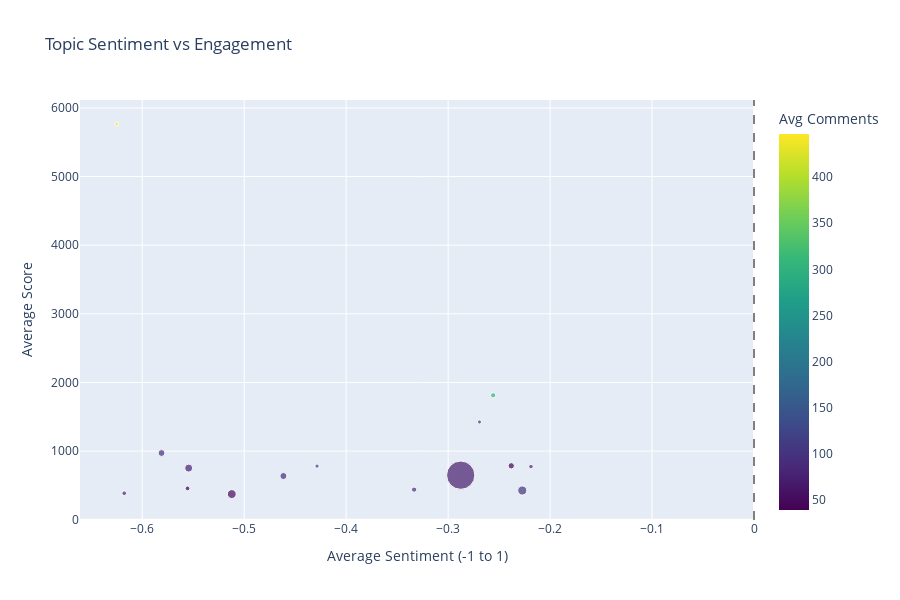

The notebook cell saved with this chart:
### Code cell
# Sentiment vs Engagement scatter
fig = px.scatter(
    topic_engagement,
    x='sentiment_score',
    y='score',
    size='post_count',
    color='num_comments',
    hover_name='display_label',
    title='Topic Sentiment vs Engagement',
    labels={
        'sentiment_score': 'Average Sentiment (-1 to 1)',
        'score': 'Average Score',
        'num_comments': 'Avg Comments'
    },
    color_continuous_scale='Viridis'
)
fig.add_vline(x=0, line_dash="dash", line_color="gray")
fig.update_layout(height=600, width=900)
fig.show()

### Figure 1 — Plotly figure (JSON) as saved in the notebook; plotly's stock layout.template omitted (floating-point values rounded to 4 significant figures)
{"data": [{"hovertemplate": "<b>%{hovertext}</b><br><br>Average Sentiment (-1 to 1)=%{x}<br>Average Score=%{y}<br>post_count=%{marker.size}<br>Avg Comments=%{marker.color}<extra></extra>", "hovertext": ["trump officials nuclear workers", "trump nominated senator voted", "tom homan trump border", "crash trump trump fires", "mayor adams resigns trump", "trump impeachment rebukes trump", "mexico gulf gulf mexico", "federal employees federal workers", "musk trump anti trump", "gop budget spending cuts", "jan rioters trump pardons", "trumpflation inflation make", "tariffs canada trump tariff", "maga supporters trump maga", "usaid funding foreign aid"], "legendgroup": "", "marker": {"color": [446.9, 306.3, 104.6, 87.93, 41.11, 113.6, 90.66, 72.72, 70.25, 87.64, 38.64, 84.88, 100.4, 79.76, 49.68], "coloraxis": "coloraxis", "size": [24, 43, 26, 74, 63, 28, 32, 101, 1262, 78, 36, 42, 132, 34, 123], "sizemode": "area", "sizeref": 3.155, "symbol": "circle"}, "mode": "markers", "name": "", "orientation": "v", "showlegend": false, "type": "scatter", "x": [-0.625, -0.2558, -0.2692, -0.5811, -0.2381, -0.4286, -0.2188, -0.5545, -0.2876, -0.4615, -0.5556, -0.3333, -0.2273, -0.6176, -0.5122], "xaxis": "x", "y": [5766.0, 1813.0, 1424.0, 972.1, 785.6, 781.1, 774.0, 751.9, 648.9, 636.5, 456.7, 438.9, 425.4, 386.0, 373.8], "yaxis": "y"}], "layout": {"coloraxis": {"colorbar": {"title": {"text": "Avg Comments"}}, "colorscale": [[0, "#440154"], [0.1111, "#482878"], [0.2222, "#3e4989"], [0.3333, "#31688e"], [0.4444, "#26828e"], [0.5556, "#1f9e89"], [0.6667, "#35b779"], [0.7778, "#6ece58"], [0.8889, "#b5de2b"], [1, "#fde725"]]}, "height": 600, "legend": {"itemsizing": "constant", "tracegroupgap": 0}, "shapes": [{"line": {"color": "gray", "dash": "dash"}, "type": "line", "x0": 0, "x1": 0, "xref": "x", "y0": 0, "y1": 1, "yref": "y domain"}], "title": {"text": "Topic Sentiment vs Engagement"}, "width": 900, "xaxis": {"anchor": "y", "domain": [0, 1], "title": {"text": "Average Sentiment (-1 to 1)"}}, "yaxis": {"anchor": "x", "domain": [0, 1], "title": {"text": "Average Score"}}}}
